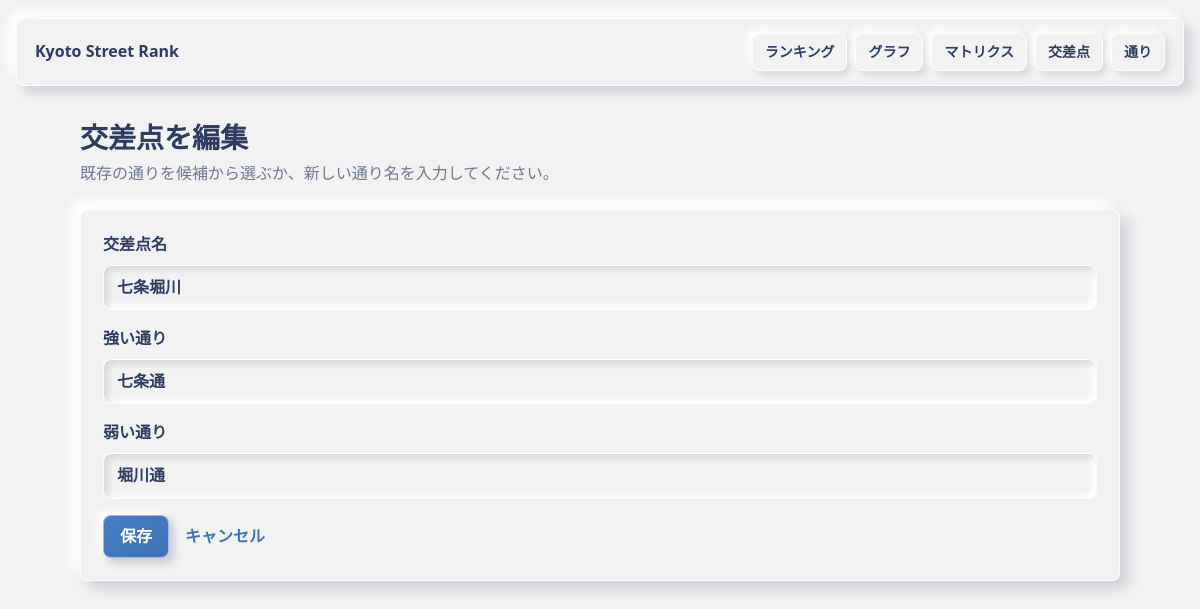
Screenshot of /intersections/1/edit with the database file from the repository.
### src/models.py (models this page shows)
class Intersection(db.Model):
    __tablename__ = "intersections"
    __table_args__ = (
        UniqueConstraint("name", name="uq_intersections_name"),
        UniqueConstraint("pair_key", name="uq_intersections_pair_key"),
        CheckConstraint("winner_street_id != loser_street_id", name="ck_different_streets"),
    )
    id = db.Column(db.Integer, primary_key=True)
    name = db.Column(db.String(120), nullable=False)
    pair_key = db.Column(db.String(80), nullable=False)
    winner_street_id = db.Column(db.Integer, db.ForeignKey("streets.id"), nullable=False)
    loser_street_id = db.Column(db.Integer, db.ForeignKey("streets.id"), nullable=False)
    winner = db.relationship("Street", foreign_keys=[winner_street_id])
    loser = db.relationship("Street", foreign_keys=[loser_street_id])

class Street(db.Model):
    __tablename__ = "streets"
    id = db.Column(db.Integer, primary_key=True)
    name = db.Column(db.String(120), nullable=False, unique=True)
    orientation = db.Column(db.String(20), nullable=True)

### src/routes.py (the view, shortened to what this page needs)
    @app.route("/intersections/<int:intersection_id>/edit", methods=["GET", "POST"])
    def intersections_edit(intersection_id):
        intersection = Intersection.query.get_or_404(intersection_id)
        return_street = request.values.get("street", "").strip()
        form = {
            "name": intersection.name,
            "winner": intersection.winner.name,
            "loser": intersection.loser.name,
        }
        return render_intersection_form(intersection, form, return_street)

### src/routes.py (called while the page is built)
def render_intersection_form(intersection, form, return_street=""):
    return render_template(
        "intersections/form.html",
        intersection=intersection,
        form=form,
        return_street=return_street,
        street_names=list_street_names(),
    )

### src/services.py (called while the page is built)
def list_street_names():
    streets = Street.query.order_by(Street.name).all()
    return [street.name for street in streets]

### templates/intersections/form.html (shortened to what this page needs)
{% extends "base.html" %}
{% block content %}
  <div class="page-head">
    <div>
      <h1>{% if intersection %}交差点を編集{% else %}交差点を追加{% endif %}</h1>
      <p>既存の通りを候補から選ぶか、新しい通り名を入力してください。</p>
    </div>
  </div>
  <form class="panel" method="post">
    <label>
      交差点名
      <input name="name" value="{{ form.get('name', '') }}" required>
    </label>
    <label>
      強い通り
      <input name="winner" list="street-options" value="{{ form.get('winner', '') }}" required>
    </label>
    <label>
      弱い通り
      <input name="loser" list="street-options" value="{{ form.get('loser', '') }}" required>
    </label>
    <div class="form-actions">
      <button class="button" type="submit">保存</button>
      <a href="{{ url_for('intersections_index', street=return_street) if return_street else url_for('intersections_index') }}">キャンセル</a>
    </div>
  </form>
{% endblock %}

### static/style.css (style rules this page uses)
:root { color-scheme: light; --bg: #f2f2f2; --base: #2d3d61; --main: #4072b3; --accent: #b82e6a; --text: #24304c; --muted: #6f7890; --surface: #f2f2f2; --line: rgba(45, 61, 97, 0.12); --bevel: rgba(255, 255, 255, 0.9); --shadow-dark: rgba(45, 61, 97, 0.18); --shadow-light: rgba(255, 255, 255, 0.95); --danger: #b82e6a; }
* { box-sizing: border-box; }
body { margin: 0; background: var(--bg); color: var(--text); font-family: system-ui, -apple-system, BlinkMacSystemFont, "Segoe UI", sans-serif; line-height: 1.6; }
a { color: var(--main); font-weight: 700; text-decoration: none; }
.page-head { display: flex; align-items: flex-start; justify-content: space-between; gap: 24px; margin-bottom: 22px; }
h1 { margin: 0; color: var(--base); font-size: 28px; line-height: 1.25; }
p { margin: 6px 0 0; color: var(--muted); }
.button, button { display: inline-flex; align-items: center; justify-content: center; min-height: 42px; padding: 8px 16px; border: 1px solid rgba(255, 255, 255, 0.5); border-radius: 8px; background: linear-gradient(145deg, #467dc5, var(--main)); color: #fff; font: inherit; font-weight: 800; cursor: pointer; box-shadow: 5px 5px 9px rgba(45, 61, 97, 0.22), -5px -5px 9px var(--shadow-light); }
.panel, .empty, .filter-bar, .graph-panel, .cycle-list { background: var(--surface); border: 1px solid var(--bevel); border-radius: 8px; padding: 22px; box-shadow: 8px 8px 14px var(--shadow-dark), -8px -8px 14px var(--shadow-light); }
.panel { display: grid; gap: 16px; }
label { display: grid; gap: 7px; color: var(--base); font-weight: 800; }
input, select { width: 100%; min-height: 44px; padding: 9px 13px; border: 1px solid var(--bevel); border-radius: 8px; outline: none; background: var(--surface); color: var(--base); font: inherit; box-shadow: inset 4px 4px 6px rgba(45, 61, 97, 0.14), inset -4px -4px 6px var(--shadow-light); }
.form-actions { display: flex; align-items: center; gap: 16px; }

### rows the page displays
Intersection: name "七条堀川"
Street: winner "七条通"
Street: loser "堀川通"
